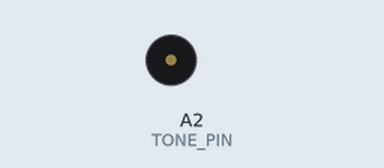
Simulated run of this program. Board: Arduino Pro Mini, built with avr-gcc and run on an emulated ATmega328P. Parts: buzzer (waves = sounding). What the program prints to the serial monitor is not drawn.

Above: at 0.1 s.
At 31.6 s:
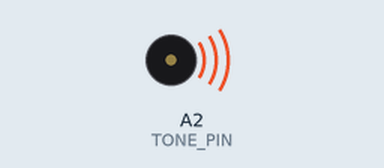
Timing chart, 0 to 40.0 s (numbered marks = the images above):
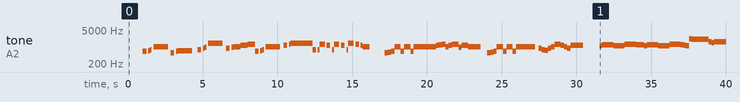

The program:

main.cpp
```cpp
#include <Arduino.h>
#include "Melodies.h"

#ifndef ARDUINO_AVR_PRO
#error Select board: Arduino Pro Mini
#endif

#define     TONE_PIN    (A2)

const char *playList[] = {
    song01,
    song02,
    song03,
    song04,
    song05,
    song06,
    song07,
    song08,
    song09,
    song10,
    song11,
    song12,
    song13,
    song14,
    song15,
    song16,
    song18,
    song19,
    song20,
    song21,
    song22,
    song23,
    song24,
};
const int playListSize = sizeof(playList) / sizeof(char*);

void play_rtttl(const char *song) {
    char *ptr = (char *)song;
    byte default_dur = 4;
    byte default_oct = 6;
    int bpm = 63;
    int num;
    long wholenote;
    long duration;
    byte note;
    byte scale;

    // format: d=N,o=N,b=NNN:
    // find the start (skip name, etc)

    while (pgm_read_byte_near(ptr) != ':') ptr++;   // ignore name
    ptr++;                     // skip ':'

    // get default duration
    if (pgm_read_byte_near(ptr) == 'd') {
        ptr++; ptr++;              // skip "d="
        num = 0;
        while (isdigit(pgm_read_byte_near(ptr))) {
            num = (num * 10) + (pgm_read_byte_near(ptr++) - '0');
        }
        if (num > 0) default_dur = num;
        ptr++;                   // skip comma
    }

    // get default octave
    if (pgm_read_byte_near(ptr) == 'o') {
        ptr++; ptr++;              // skip "o="
        num = pgm_read_byte_near(ptr++) - '0';
        if (num >= 3 && num <= 7) default_oct = num;
        ptr++;                   // skip comma
    }

    // get BPM
    if (pgm_read_byte_near(ptr) == 'b') {
        ptr++; ptr++;              // skip "b="
        num = 0;
        while (isdigit(pgm_read_byte_near(ptr))) {
            num = (num * 10) + (pgm_read_byte_near(ptr++) - '0');
        }
        bpm = num;
        ptr++;                   // skip colon
    }

    // BPM usually expresses the number of quarter notes per minute
    wholenote = (60 * 1000L / bpm) * 4;  // this is the time for whole note (in milliseconds)

    // now begin note loop
    while (pgm_read_byte_near(ptr)) {
        // first, get note duration, if available
        num = 0;
        while (isdigit(pgm_read_byte_near(ptr))) {
            num = (num * 10) + (pgm_read_byte_near(ptr++) - '0');
        }

        if (num) duration = wholenote / num;
        else duration = wholenote / default_dur;  // we will need to check if we are a dotted note after

        // now get the note
        note = 0;

        switch (pgm_read_byte_near(ptr)) {
            case 'c':
                note = 1;
                break;
            case 'd':
                note = 3;
                break;
            case 'e':
                note = 5;
                break;
            case 'f':
                note = 6;
                break;
            case 'g':
                note = 8;
                break;
            case 'a':
                note = 10;
                break;
            case 'b':
                note = 12;
                break;
            case 'p':
            default:
                note = 0;
        }
        ptr++;

        // now, get optional '#' sharp
        if (pgm_read_byte_near(ptr) == '#') {
            note++;
            ptr++;
        }

        // now, get optional '.' dotted note
        if (pgm_read_byte_near(ptr) == '.') {
            duration += duration / 2;
            ptr++;
        }

        // now, get scale
        if (isdigit(pgm_read_byte_near(ptr))) {
            scale = pgm_read_byte_near(ptr) - '0';
            ptr++;
        }
        else {
            scale = default_oct;
        }

        scale += OCTAVE_OFFSET;

        if (pgm_read_byte_near(ptr) == ',')
            ptr++;       // skip comma for next note (or we may be at the end)

        // now play the note

        if (note) {
            tone(TONE_PIN, notes[(scale - 4) * 12 + note]);
            delay(duration);
            noTone(TONE_PIN);
        }
        else {
            delay(duration);
        }
    }
}

void setup() {
    Serial.begin(115200);
    Serial.println(F("Initialize buzzer"));
    pinMode(TONE_PIN, OUTPUT);
}

void loop() {
    static int play = 0;
    delay(1000);
    const char *song = playList[play++];
    play_rtttl(song);
    // Пауза в 1 секунду
    // Сохраняем номер след. музыки
    if (play >= playListSize) play = 0;
}
```

Melodies.h
```cpp
#pragma once

#include <Arduino.h>

#define OCTAVE_OFFSET 0
#define NOTE_C4  262
#define NOTE_CS4 277
#define NOTE_D4  294
#define NOTE_DS4 311
#define NOTE_E4  330
#define NOTE_F4  349
#define NOTE_FS4 370
#define NOTE_G4  392
#define NOTE_GS4 415
#define NOTE_A4  440
#define NOTE_AS4 466
#define NOTE_B4  494
#define NOTE_C5  523
#define NOTE_CS5 554
#define NOTE_D5  587
#define NOTE_DS5 622
#define NOTE_E5  659
#define NOTE_F5  698
#define NOTE_FS5 740
#define NOTE_G5  784
#define NOTE_GS5 831
#define NOTE_A5  880
#define NOTE_AS5 932
#define NOTE_B5  988
#define NOTE_C6  1047
#define NOTE_CS6 1109
#define NOTE_D6  1175
#define NOTE_DS6 1245
#define NOTE_E6  1319
#define NOTE_F6  1397
#define NOTE_FS6 1480
#define NOTE_G6  1568
#define NOTE_GS6 1661
#define NOTE_A6  1760
#define NOTE_AS6 1865
#define NOTE_B6  1976
#define NOTE_C7  2093
#define NOTE_CS7 2217
#define NOTE_D7  2349
#define NOTE_DS7 2489
#define NOTE_E7  2637
#define NOTE_F7  2794
#define NOTE_FS7 2960
#define NOTE_G7  3136
#define NOTE_GS7 3322
#define NOTE_A7  3520
#define NOTE_AS7 3729
#define NOTE_B7  3951

const int notes[] = { 0,
					  NOTE_C4, NOTE_CS4, NOTE_D4, NOTE_DS4, NOTE_E4, NOTE_F4, NOTE_FS4, NOTE_G4, NOTE_GS4, NOTE_A4, NOTE_AS4, NOTE_B4,
					  NOTE_C5, NOTE_CS5, NOTE_D5, NOTE_DS5, NOTE_E5, NOTE_F5, NOTE_FS5, NOTE_G5, NOTE_GS5, NOTE_A5, NOTE_AS5, NOTE_B5,
					  NOTE_C6, NOTE_CS6, NOTE_D6, NOTE_DS6, NOTE_E6, NOTE_F6, NOTE_FS6, NOTE_G6, NOTE_GS6, NOTE_A6, NOTE_AS6, NOTE_B6,
					  NOTE_C7, NOTE_CS7, NOTE_D7, NOTE_DS7, NOTE_E7, NOTE_F7, NOTE_FS7, NOTE_G7, NOTE_GS7, NOTE_A7, NOTE_AS7, NOTE_B7
};

/*
  http://ez4mobile.com/nokiatone/rtttf.htm
*/

const char song01[] PROGMEM = "Indiana:d=4,o=5,b=250:e,8p,8f,8g,8p,1c6,8p.,d,8p,8e,1f,p.,g,8p,8a,8b,8p,1f6,p,a,8p,8b,2c6,2d6,2e6,e,8p,8f,8g,8p,1c6,p,d6,8p,8e6,1f.6,g,8p,8g,e.6,8p,d6,8p,8g,e.6,8p,d6,8p,8g,f.6,8p,e6,8p,8d6,2c6";
const char song02[] PROGMEM = "Entertainer:d=4,o=5,b=140:8d,8d#,8e,c6,8e,c6,8e,2c.6,8c6,8d6,8d#6,8e6,8c6,8d6,e6,8b,d6,2c6,p,8d,8d#,8e,c6,8e,c6,8e,2c.6,8p,8a,8g,8f#,8a,8c6,e6,8d6,8c6,8a,2d6";
const char song03[] PROGMEM = "Bond:d=4,o=5,b=80:32p,16c#6,32d#6,32d#6,16d#6,8d#6,16c#6,16c#6,16c#6,16c#6,32e6,32e6,16e6,8e6,16d#6,16d#6,16d#6,16c#6,32d#6,32d#6,16d#6,8d#6,16c#6,16c#6,16c#6,16c#6,32e6,32e6,16e6,8e6,16d#6,16d6,16c#6,16c#7,c.7,16g#6,16f#6,g#.6";
const char song04[] PROGMEM = "MahnaMahna:d=16,o=6,b=125:c#,c.,b5,8a#.5,8f.,4g#,a#,g.,4d#,8p,c#,c.,b5,8a#.5,8f.,g#.,8a#.,4g,8p,c#,c.,b5,8a#.5,8f.,4g#,f,g.,8d#.,f,g.,8d#.,f,8g,8d#.,f,8g,d#,8c,a#5,8d#.,8d#.,4d#,8d#.";
const char song05[] PROGMEM = "MissionImp:d=16,o=6,b=95:32d,32d#,32d,32d#,32d,32d#,32d,32d#,32d,32d,32d#,32e,32f,32f#,32g,g,8p,g,8p,a#,p,c7,p,g,8p,g,8p,f,p,f#,p,g,8p,g,8p,a#,p,c7,p,g,8p,g,8p,f,p,f#,p,a#,g,2d,32p,a#,g,2c#,32p,a#,g,2c,a#5,8c,2p,32p,a#5,g5,2f#,32p,a#5,g5,2f,32p,a#5,g5,2e,d#,8d";
const char song06[] PROGMEM = "Pacman:d=4,o=5,b=112:32b,32p,32b6,32p,32f#6,32p,32d#6,32p,32b6,32f#6,16p,16d#6,16p,32c6,32p,32c7,32p,32g6,32p,32e6,32p,32c7,32g6,16p,16e6,16p,32b,32p,32b6,32p,32f#6,32p,32d#6,32p,32b6,32f#6,16p,16d#6,16p,32d#6,32e6,32f6,32p,32f6,32f#6,32g6,32p,32g6,32g#6,32a6,32p,32b.6";
const char song07[] PROGMEM = "Terminator II:d=4,o=5,b=90:32d6,16e6,2f6,8e6,8c6,2f,16p,32d6,16e6,2f6,8e6,8c6,2a6,2g6";
const char song08[] PROGMEM = "Toccata:d=4,o=5,b=160:16a4,16g4,1a4,16g4,16f4,16d4,16e4,2c#4,16p,d.4,2p,16a4,16g4,1a4,8e.4,8f.4,8c#.4,2d4";
const char song09[] PROGMEM = "Flinstones:d=4,o=5,b=40:32p,16f6,16a#,16a#6,32g6,16f6,16a#.,16f6,32d#6,32d6,32d6,32d#6,32f6,16a#,16c6,d6";
const char song10[] PROGMEM = "Tetris:d=4,o=5,b=160:e6,8b,8c6,8d6,16e6,16d6,8c6,8b,a,8a,8c6,e6,8d6,8c6,b,8b,8c6,d6,e6,c6,a,2a,8p,d6,8f6,a6,8g6,8f6,e6,8e6,8c6,e6,8d6,8c6,b,8b,8c6,d6,e6,c6,a,a";
const char song11[] PROGMEM = "AxelF:d=4,o=5,b=125:32p,8g,8p,16a#.,8p,16g,16p,16g,8c6,8g,8f,8g,8p,16d.6,8p,16g,16p,16g,8d#6,8d6,8a#,8g,8d6,8g6,16g,16f,16p,16f,8d,8a#,2g,p,ss,16f6,8d6,8c6,8a#,g,8a#.,16g,16p,16g,8c6,8g,8f,g,8d.6,16g,16p,16g,8d#6,8d6,8a#,8g,8d6,8g6,16g,16f,16p,16f,8d,8a#,2g";
const char song12[] PROGMEM = "girl:d=4,o=5,b=125:8g#,8e,8g#,8c#6,a,p,8f#,8d#,8f#,8b,g#,8f#,8e,p,8e,8c#,f#,c#,p,8f#,8e,g#,f#";
const char song13[] PROGMEM = "careaboutus:d=4,o=5,b=125:16f,16e,16f,16e,16f,16e,8d,16e,16d,16e,16d,16e,16d,16c,16d,d";
const char song14[] PROGMEM = "Scatman:d=4,o=5,b=200:8b,16b,32p,8b,16b,32p,8b,2d6,16p,16c#.6,16p.,8d6,16p,16c#6,8b,16p,8f#,2p.,16c#6,8p,16d.6,16p.,16c#6,16b,8p,8f#,2p,32p,2d6,16p,16c#6,8p,16d.6,16p.,16c#6,16a.,16p.,8e,2p.,16c#6,8p,16d.6,16p.,16c#6,16b,8p,8b,16b,32p,8b,16b,32p,8b,2d6,16p,16c#.6,16p.,8d6,16p,16c#6,8b,16p,8f#,2p.,16c#6,8p,16d.6,16p.,16c#6,16b,8p,8f#,2p,32p,2d6,16p,16c#6,8p,16d.6,16p.,16c#6,16a.,16p.,8e,2p.,16c#6,8p,16d.6,16p.,16c#6,16a,8p,8e,2p,32p,16f#.6,16p.,16b.,16p.";
const char song15[] PROGMEM = "Smoke:d=4,o=5,b=112:c,d#,f.,c,d#,8f#,f,p,c,d#,f.,d#,c,2p,8p,c,d#,f.,c,d#,8f#,f,p,c,d#,f.,d#,c,p";
const char song16[] PROGMEM = "countdown:d=4,o=5,b=125:p,8p,16b,16a,b,e,p,8p,16c6,16b,8c6,8b,a,p,8p,16c6,16b,c6,e,p,8p,16a,16g,8a,8g,8f#,8a,g.,16f#,16g,a.,16g,16a,8b,8a,8g,8f#,e,c6,2b.,16b,16c6,16b,16a,1b";
//const char song17[] PROGMEM = "VanessaMae:d=4,o=6,b=70:32c7,32b,16c7,32g,32p,32g,32p,32d#,32p,32d#,32p,32c,32p,32c,32p,32c7,32b,16c7,32g#,32p,32g#,32p,32f,32p,16f,32c,32p,32c,32p,32c7,32b,16c7,32g,32p,32g,32p,32d#,32p,32d#,32p,32c,32p,32c,32p,32g,32f,32d#,32d,32c,32d,32d#,32c,32d#,32f,16g,8p,16d7,32c7,32d7,32a#,32d7,32a,32d7,32g,32d7,32d7,32p,32d7,32p,32d7,32p,16d7,32c7,32d7,32a#,32d7,32a,32d7,32g,32d7,32d7,32p,32d7,32p,32d7,32p,32g,32f,32d#,32d,32c,32d,32d#,32c,32d#,32f,16c";
const char song18[] PROGMEM = "Verve:d=4,o=5,b=180:e,g,e,f,d,2f,a#,f,2a#,a,f,2a,p,e,g,e,f,d,2f,a#,f,2a#,a,f,2a,p";
const char song19[] PROGMEM = "Wannabe:d=4,o=5,b=125:16g,16g,16g,16g,8g,8a,8g,8e,8p,16c,16d,16c,8d,8d,8c,e,p,8g,8g,8g,8a,8g,8e,8p,c6,8c6,8b,8g,8a,16b,16a,g";
const char song20[] PROGMEM = "Yaketysax:d=4,o=5,b=125:8d.,16e,8g,8g,16e,16d,16a4,16b4,16d,16b4,8e,16d,16b4,16a4,16b4,8a4,16a4,16a#4,16b4,16d,16e,16d,g,p,16d,16e,16d,8g,8g,16e,16d,16a4,16b4,16d,16b4,8e,16d,16b4,16a4,16b4,8d,16d,16d,16f#,16a,8f,d,p,16d,16e,16d,8g,16g,16g,8g,16g,16g,8g,8g,16e,8e.,8c,8c,8c,8c,16e,16g,16a,16g,16a#,8g,16a,16b,16a#,16b,16a,16b,8d6,16a,16b,16d6,8b,8g,8d,16e6,16b,16b,16d,8a,8g,g";
const char song21[] PROGMEM = "StarWars:d=4,o=5,b=45:32p,32f#,32f#,32f#,8b.,8f#.6,32e6,32d#6,32c#6,8b.6,16f#.6,32e6,32d#6,32c#6,8b.6,16f#.6,32e6,32d#6,32e6,8c#.6,32f#,32f#,32f#,8b.,8f#.6,32e6,32d#6,32c#6,8b.6,16f#.6,32e6,32d#6,32c#6,8b.6,16f#.6,32e6,32d#6,32e6,8c#6";
const char song22[] PROGMEM = "StWars:d=4,o=5,b=180:8f,8f,8f,2a#.,2f.6,8d#6,8d6,8c6,2a#.6,f.6,8d#6,8d6,8c6,2a#.6,f.6,8d#6,8d6,8d#6,2c6,p,8f,8f,8f,2a#.,2f.6,8d#6,8d6,8c6,2a#.6,f.6,8d#6,8d6,8c6,2a#.6,f.6,8d#6,8d6,8d#6,2c6";
const char song23[] PROGMEM = "Cantina:d=4,o=5,b=250:8a,8p,8d6,8p,8a,8p,8d6,8p,8a,8d6,8p,8a,8p,8g#,a,8a,8g#,8a,g,8f#,8g,8f#,f.,8d.,16p,p.,8a,8p,8d6,8p,8a,8p,8d6,8p,8a,8d6,8p,8a,8p,8g#,8a,8p,8g,8p,g.,8f#,8g,8p,8c6,a#,a,g";
const char song24[] PROGMEM = "SWEnd:d=4,o=5,b=225:2c,1f,2g.,8g#,8a#,1g#,2c.,c,2f.,g,g#,c,8g#.,8c.,8c6,1a#.,2c,2f.,g,g#.,8f,c.6,8g#,1f6,2f,8g#.,8g.,8f,2c6,8c.6,8g#.,8f,2c,8c.,8c.,8c,2f,8f.,8f.,8f,2f";
```

Measured:
- by itself, tone on A2 (TONE_PIN): plays 659 Hz for 0.24 s, 698 Hz for 0.12 s, 784 Hz for 0.12 s, 1047 Hz for 0.96 s, 587 Hz for 0.24 s, 659 Hz for 0.12 s … (87 notes in this stretch)
